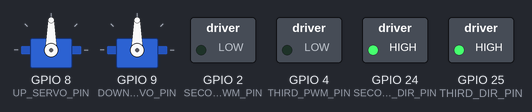
Recording of a program running on a simulated ESP32. Parts: 2 × servo, switched loads named in the program (green lamp = pin HIGH). Storage starts empty; pins used as bus, display or sensor lines are not drawn; what the program prints to the serial monitor is not drawn.

Above: at 0.2 s.
Timing chart, 0 to 1.7 s (numbered marks = the images above):
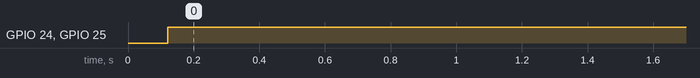

The program:

main.cpp
```cpp
#include <Arduino.h>
#include <WiFi.h>
#include "ESPAsyncWebServer.h"
#include "SPIFFS.h"
#include <ArduinoJson.h>
#include <ESP32Servo.h>

const char ssid[] = "KAIMEI'S-ESP32AP";
const char pass[] = "12345678";       // パスワードは8文字以上
const IPAddress ip(192,168,123,45);
const IPAddress subnet(255,255,255,0);
AsyncWebServer server(80);            // ポート設定

// Jsonオブジェクトの初期化
StaticJsonDocument<512> doc;

//ハードの設定----------------------------------------------------
const int FIRST_DIR_PIN = 23;
const int FIRST_PWM_PIN = 0;
const int SECOND_DIR_PIN = 24;
const int SECOND_PWM_PIN = 2;
const int THIRD_DIR_PIN = 25;
const int THIRD_PWM_PIN = 4;

const int FIRST_CHANNEL = 4;
const int SECOND_CHANNEL = 5;
const int THIRD_CHANNEL = 6;

int joystick_x;
int joystick_y;
double sarvo_x;
double sarvo_y;

Servo upservo;
Servo downservo;

const int UP_SERVO_PIN  = 8;
const int DOWN_SERVO_PIN = 9;

int up_servo_deg = 90;
int down_servo_deg = 90;
//----------------------------------------------------

void setup()
{
  Serial.begin(115200);


  // SPIFFSのセットアップ
  if(!SPIFFS.begin(true)){
    Serial.println("An Error has occurred while mounting SPIFFS");
    return;
  }

  WiFi.softAP(ssid, pass);           // SSIDとパスの設定
  delay(100);                        // このdelayを入れないと失敗する場合がある
  WiFi.softAPConfig(ip, ip, subnet); // IPアドレス、ゲートウェイ、サブネットマスクの設定

  IPAddress myIP = WiFi.softAPIP();  // WiFi.softAPIP()でWiFi起動

  // 各種情報を表示
  Serial.print("SSID: ");
  Serial.println(ssid);
  Serial.print("AP IP address: ");
  Serial.println(myIP);

  // GETリクエストに対するハンドラーを登録
  // rootにアクセスされた時のレスポンス
  server.on("/", HTTP_GET, [](AsyncWebServerRequest *request){
    request->send(SPIFFS, "/index.html");
  });
  // style.cssにアクセスされた時のレスポンス
  server.on("/style.css", HTTP_GET, [](AsyncWebServerRequest *request){
    request->send(SPIFFS, "/style.css", "text/css");
  });

  // LED の制御変数の変更リクエスト
  server.on(
    "/post_test",
    HTTP_POST,
    [](AsyncWebServerRequest * request){},
    NULL,
    [](AsyncWebServerRequest * request, uint8_t *data, size_t len, size_t index, size_t total) {
      String resjson = "";

      for (size_t i = 0; i < len; i++) {
        //Serial.write(data[i]);
        resjson.concat(char(data[i]));
      }

      //Serial.println(resjson);
      DeserializationError error = deserializeJson(doc, resjson);

      if(error){
        Serial.println("deserializeJson() faild");
        request->send(400);
      }
      else{
        joystick_x = doc["STICK_X"];       //zz Tilt Motor Default SPEED
        joystick_y = doc["STICK_Y"];
        sarvo_x = doc["SARVO_X"];
        sarvo_y = doc["SARVO_Y"];
        request->send(200);
      }
  });

  joystick_x = 0;
  joystick_y = 0;
  sarvo_x = 0;
  sarvo_y = 0;

  ledcSetup(FIRST_CHANNEL, 10000, 8);
  ledcSetup(SECOND_CHANNEL, 10000, 8);
  ledcSetup(THIRD_CHANNEL, 10000, 8);
  ledcAttachPin(FIRST_PWM_PIN, FIRST_CHANNEL);
  ledcAttachPin(SECOND_PWM_PIN, SECOND_CHANNEL);
  ledcAttachPin(THIRD_PWM_PIN, THIRD_CHANNEL);

  pinMode(FIRST_DIR_PIN, OUTPUT);
  pinMode(SECOND_DIR_PIN, OUTPUT);
  pinMode(THIRD_DIR_PIN, OUTPUT);

  upservo.attach(UP_SERVO_PIN);
  downservo.attach(DOWN_SERVO_PIN);

  upservo.write(up_servo_deg);
  downservo.write(down_servo_deg);

  // サーバースタート
  server.begin();

  Serial.println("Server start!");
}

void loop() {

  int vector[] = {0,0,0};
  vector[0] = joystick_x * 1;
  vector[1] = joystick_x * -1.0/2 + joystick_y * sqrt(3)/2;
  vector[2] = joystick_x * -1.0/2 - joystick_y * sqrt(3)/2;

  up_servo_deg = map(sarvo_x, 0, 1, 90, 180);
  down_servo_deg = 90 - map(sarvo_y, 0, 1, 0, 90);

  upservo.write(up_servo_deg);
  downservo.write(down_servo_deg);

  if((vector[0] + vector[1] + vector[2]) / 3 <= 40) {
    digitalWrite(FIRST_DIR_PIN, vector[0] > 0 ? LOW:HIGH);
    ledcWrite(FIRST_CHANNEL, abs(vector[0]));
    digitalWrite(SECOND_DIR_PIN, vector[1] > 0 ? LOW:HIGH);
    ledcWrite(SECOND_CHANNEL, abs(vector[1]));
    digitalWrite(THIRD_DIR_PIN, vector[2] > 0 ? LOW:HIGH);
    ledcWrite(THIRD_CHANNEL, abs(vector[2]));
  }
  /*
  Serial.print(sarvo_x * 100);
  Serial.print(" ");
  Serial.print(sarvo_y * 100);
  Serial.print(" ");
  Serial.print(joystick_x);
  Serial.print(" ");
  Serial.println(joystick_y);
  delay(200);
  */
}
```

Measured:
- by itself, GPIO 24 (SECOND_DIR_PIN), GPIO 25 (THIRD_DIR_PIN): LOW → HIGH at 0.12 s
